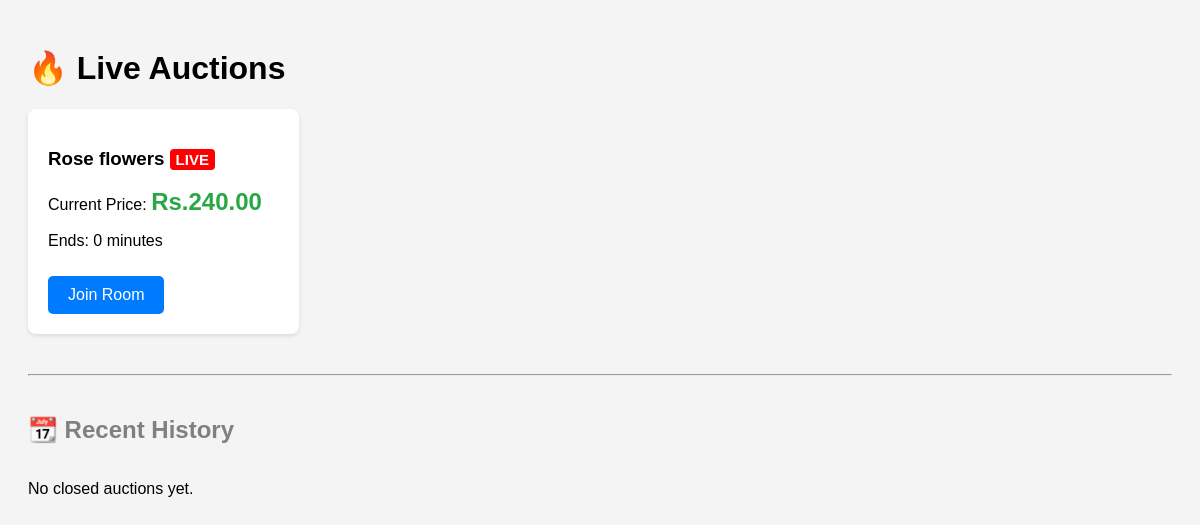
The app's page /auction/, older data.
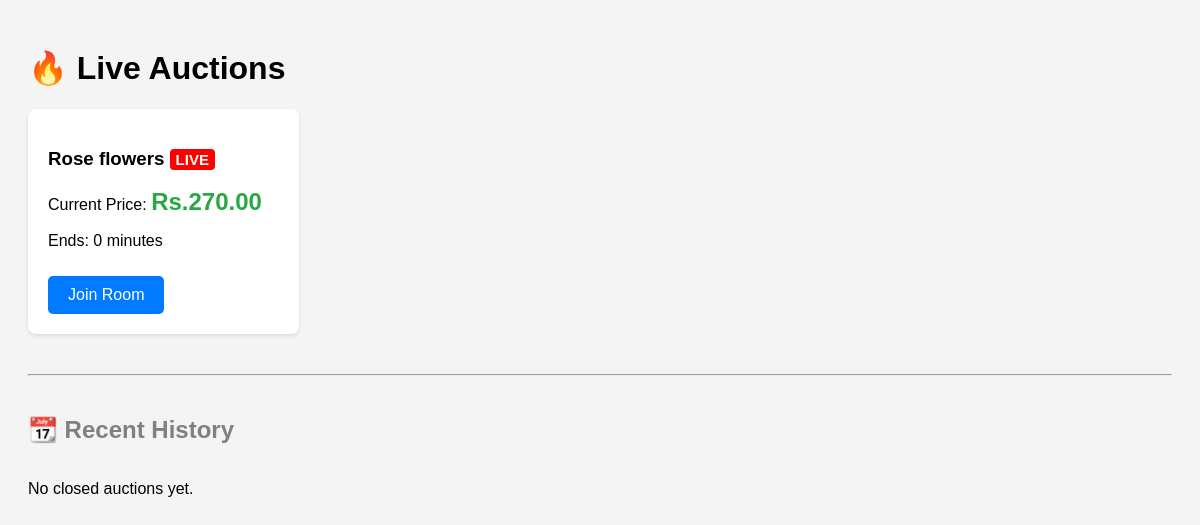
The same page, newer data.
### auction/models.py (models this page shows, shortened)
class Auction(models.Model):
    title = models.CharField(max_length=200)
    description = models.TextField(blank=True, null=True)
    current_price = models.DecimalField(max_digits=10, decimal_places=2, default=0.00)
    min_increment = models.DecimalField(max_digits=10, decimal_places=2, default=1.00)
    version = models.IntegerField(default=0)
    end_time = models.DateTimeField()
    status = models.CharField(
        max_length=20,
        choices = [('active', 'Active'), ('ended', 'Ended'), ('cancelled', 'Cancelled')],
        default='active'
    )
    version = models.IntegerField(default=0)
    highest_bidder = models.ForeignKey(
        settings.AUTH_USER_MODEL,
        on_delete=models.SET_NULL,
        null=True,
        blank=True,
        related_name='Winning_auctions'
    )
    created_at = models.DateTimeField(auto_now_add=True)
    updated_at = models.DateTimeField(auto_now=True)
    class Meta:
        indexes = [
            models.Index(fields=['status', 'end_time']),
            models.Index(fields=['created_at']),
        ]

### auction/views.py (the view)
# urls.py: path('', views.index, name='index'),
def index(request):
    active_auctions = Auction.objects.filter(status='active').order_by('end_time')
    closed_auctions = Auction.objects.filter(status='closed').order_by('-end_time')[:5]
    return render(request, 'auction/index.html',{
        'active_auctions': active_auctions,
        'closed_auctions': closed_auctions
    })

### auction/templates/auction/index.html (shortened to what this page needs)
<!DOCTYPE html>
<html>
<head>
</head>
<body>
    <h1>🔥 Live Auctions</h1>
    <div class="grid">
        {% for auction in active_auctions %}
            <div class="card">
                <h3>{{ auction.title }} <span class="badge">LIVE</span></h3>
                <P>Current Price: <span id="price-{{ item.id }}" class="price">Rs.{{ auction.current_price }} </span></P>
                <p>Ends: {{auction.end_time|timeuntil }}</p>
                <a href="{% url 'room' auction.id %}" class="btn">Join Room</a>
            </div>
        {% empty %}
            <p>No live auctions currently.</p>
        {% endfor %}
    </div>
    <hr style="margin: 40px 0;">
    <h2 style="color: gray;">📆 Recent History</h2>
    <div class="grid">
        {% for auction in closed_auctions %}
            <div class="card" style="opacity:0.7;">
                <h3>{{ auction.title }} (closed)</h3>
                <p>Sold for: Rs.{{ auction.current_price }}</p>
                <p>Winner: {{ auction.highest_bidder.username|default:"No One" }}</p>
                <a href="{% url 'room' item.id %}" class="btn" style="background: gray;">View Results</a>
            </div>
        {% empty %}
            <p>No closed auctions yet.</p>
        {% endfor %}
    </div>
</body>
</html>

Row changes from the older to the newer data that the page shows:
changed Auction "Rose flowers": current_price "240.00" → "270.00"
